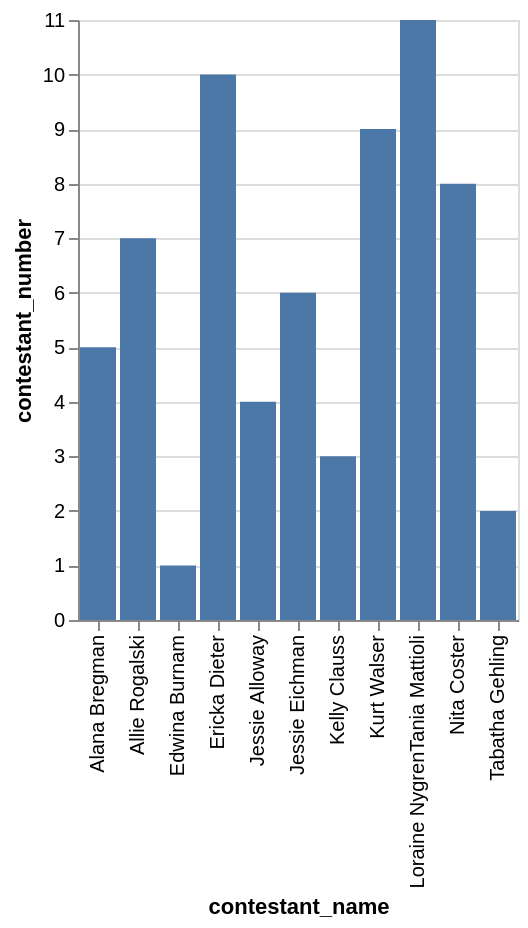

Specify this chart in Vega-Lite:
### Vega-Lite specification from a JSON file in a GitHub repository (floating-point values rounded to 4 significant figures)
{"data": {"values": [{"x_data": "Tabatha Gehling", "y_data": 2}, {"x_data": "Nita Coster", "y_data": 8}, {"x_data": "Loraine NygrenTania Mattioli", "y_data": 11}, {"x_data": "Kurt Walser", "y_data": 9}, {"x_data": "Kelly Clauss", "y_data": 3}, {"x_data": "Jessie Eichman", "y_data": 6}, {"x_data": "Jessie Alloway", "y_data": 4}, {"x_data": "Ericka Dieter", "y_data": 10}, {"x_data": "Edwina Burnam", "y_data": 1}, {"x_data": "Allie Rogalski", "y_data": 7}, {"x_data": "Alana Bregman", "y_data": 5}]}, "mark": "bar", "encoding": {"x": {"field": "x_data", "type": "nominal", "title": "contestant_name", "sort": "ascending"}, "y": {"field": "y_data", "type": "quantitative", "title": "contestant_number"}}}
